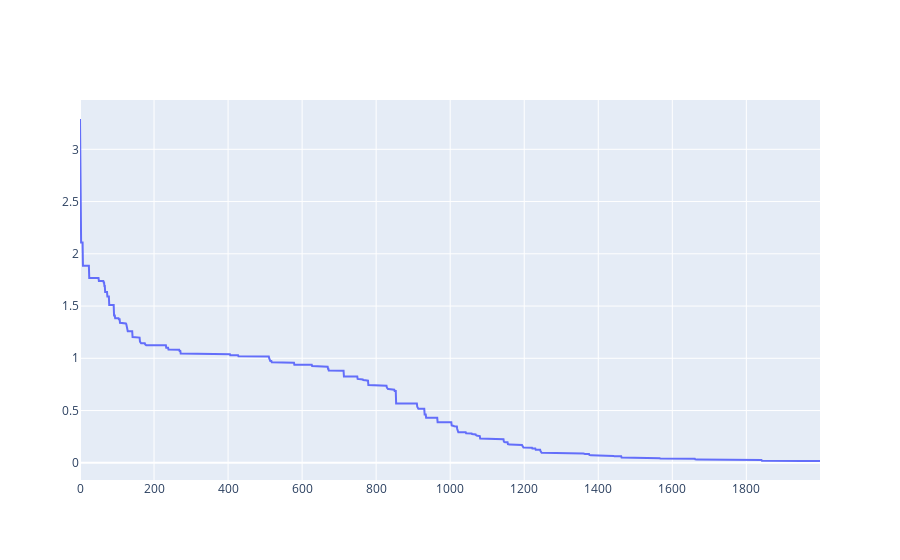

Notebook code for this chart:
### Code cell
import plotly.graph_objects as go

fig = go.Figure()

fig.add_trace(go.Scatter(y=best_history, mode='lines'))
fig.show()

### Figure 1 — Plotly figure (JSON) as saved in the notebook; plotly's stock layout.template omitted (floating-point values rounded to 4 significant figures; data arrays with more than 128 entries replaced by an {"elided": "..."} marker saying what was removed)
{"data": [{"mode": "lines", "type": "scatter", "y": {"elided": "2000 float values"}}], "layout": {}}
